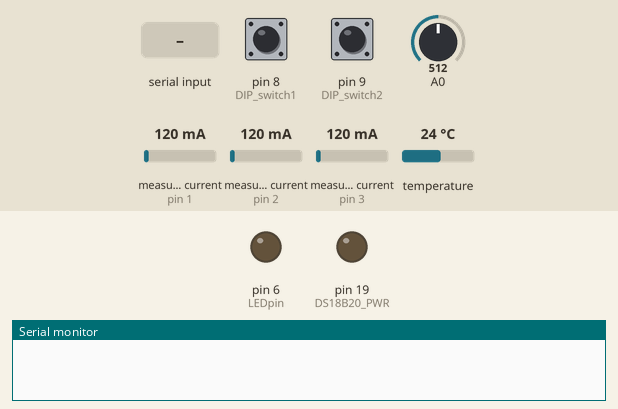
Bench run of a sketch on a simulated Arduino Uno, built with avr-gcc and run on an emulated ATmega328P. Shown: output pins drawn as LEDs (lit = HIGH), the last lines printed to the serial monitor. The inputs (shaded band) are chosen by the test bench; at power-on: pin 8 (DIP_switch1) HIGH, pin 9 (DIP_switch2) HIGH, A0 = 512, measured current (sensors on pin 1, pin 2, pin 3) 120 mA, temperature 24 °C.

Above: at 2.0 s.
2.1 s: "$GP\n" received over Serial
At 2.6 s:
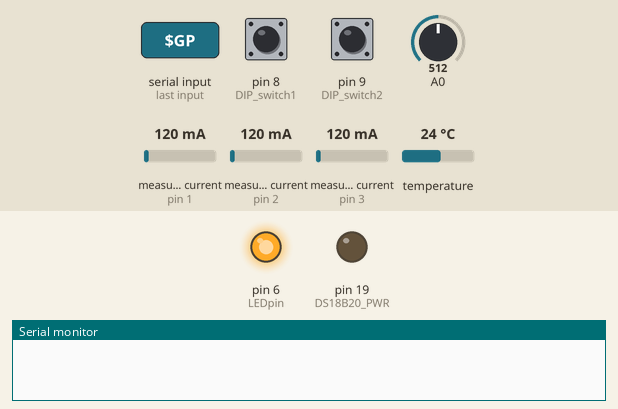
12.4 s: "$GV\n" received over Serial
At 14.5 s:
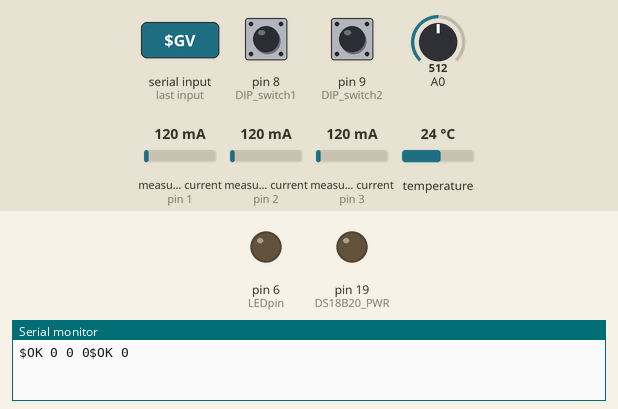
14.8 s: "$GT\n" received over Serial
At 20.75 s:
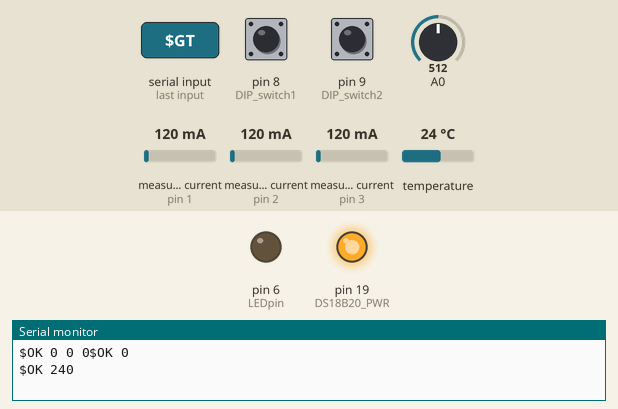
Timing chart, 0 to 22.5 s (numbered marks = the images above; inputs shaded):
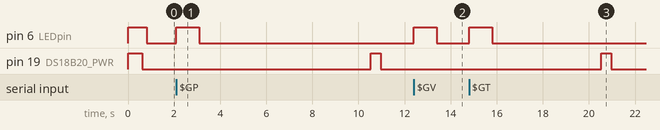

The sketch:

OpenNRG_MPU.ino
```cpp
#define emonTxV3
#define ONE_WIRE_BUS 5
#define ASYNC_DELAY 375

#include "EmonLib.h"
#include <OneWire.h>                                                  //http://www.pjrc.com/teensy/td_libs_OneWire.html
#include <DallasTemperature.h>

EnergyMonitor ct1, ct2, ct3;

unsigned long lastpost = 0;
unsigned long pulsetime = 0;

const byte LEDpin = 6;
const byte DS18B20_PWR = 19;
const byte DIP_switch1 = 8; // Voltage selection 230 / 120 V AC (default switch off 230V)  -
const byte DIP_switch2 = 9; // node ID 9/10 (default 10)
const byte pulse_countINT = 1; // INT 1 / Dig 3 Terminal Block / RJ45 Pulse c
const byte pulse_count_pin = 3;
const byte min_pulsewidth = 110;
const byte MaxOnewire = 6;
const byte Vrms = 230;
byte CT_count = 0;
byte nodeID = 10;
volatile byte pulseCount = 0;

const int no_of_samples = 1480;
const int no_of_half_wavelengths = 20;
const int timeout = 2000;                               //emonLib timeout
const int ACAC_DETECTION_LEVEL = 3000;
const int TEMPERATURE_PRECISION = 11;


float phase_shift = 1.7;
float Ical = 90.9;
float Vcal = 268.97;             // (230V x 13) / (9V x 1.2) = 276.9 Calibration for UK AC-AC adapter 77DB-06-09
float Vcal_USA = 130.0;

boolean CT1, CT2, CT3, ACAC, DS18B20_STATUS;

typedef struct {
int power1, power2, power3, power4, Vrms, temp[MaxOnewire];
int pulseCount;
}
PayloadTX;     // create structure - a neat way of packaging data for RF comms
PayloadTX emontx;

//Setup DS128B20
OneWire oneWire(ONE_WIRE_BUS);
DallasTemperature sensors(&oneWire);
byte allAddress [MaxOnewire][8];  // 8 bytes per address
byte numSensors;


void setup() {
  pinMode(LEDpin, OUTPUT);
  pinMode(DS18B20_PWR, OUTPUT);
  pinMode(pulse_count_pin, INPUT);
  pinMode(DIP_switch1, INPUT_PULLUP);
  pinMode(DIP_switch2, INPUT_PULLUP);
  attachInterrupt(pulse_countINT, onPulse, FALLING);
  emontx.pulseCount=0;

  digitalWrite(LEDpin,HIGH);
  digitalWrite(DS18B20_PWR, HIGH);
  delay(100);

  Serial.begin(115200);


  if (digitalRead(DIP_switch1)==LOW) nodeID--;                            //IF DIP switch 1 is switched on then subtract 1 from nodeID
  if (digitalRead(DIP_switch2)==LOW) Vcal = Vcal_USA;                       //IF DIP switch 2 is switched on then activate USA mode

 sensors.begin();
 sensors.setWaitForConversion(false);             //disable automatic temperature conversion to reduce time spent awake, conversion will be implemented manually in sleeping http://harizanov.com/2013/07/optimizing-ds18b20-code-for-low-power-applications/
 numSensors=(sensors.getDeviceCount());
  if (numSensors > MaxOnewire) numSensors=MaxOnewire;   //Limit number of sensors to max number of sensors
    byte j=0;                                        // search for one wire devices and
  while ((j < numSensors) && (oneWire.search(allAddress[j])))
    j++;
 delay(500);
 digitalWrite(DS18B20_PWR, LOW);

 if (numSensors==0) DS18B20_STATUS=0;
    else DS18B20_STATUS=1;

//delay(10000);            //wait for settle


  // Calculate if there is an ACAC adapter on analog input 0

  double vrms = calc_rms(0,1780) * 0.87;
  if (vrms>90) ACAC = 1; else ACAC=0;


  // CT Current calibration
  // (2000 turns / 22 Ohm burden resistor = 90.909)
  ct1.current(1, Ical);
  ct2.current(2, Ical);
  ct3.current(3, Ical);
 if (ACAC)
   {
   // Calibration, phase_shift
    ct1.voltage(0, Vcal, phase_shift);
    ct2.voltage(0, Vcal, phase_shift);
    ct3.voltage(0, Vcal, phase_shift);
   }


  lastpost = 0;
  digitalWrite(LEDpin,LOW);

}

void loop() {
  while(Serial.available()) {
    digitalWrite(LEDpin,HIGH);
    String apiString = Serial.readStringUntil('\r');
      if (apiString.startsWith("$GP")) {
        Serial.print("$OK ");
        if (ACAC) {
          Serial.print(ct1.realPower); Serial.print(' ');
          Serial.print(ct2.realPower); Serial.print(' ');
          Serial.print(ct3.realPower);
        }
        else {
          Serial.print(emontx.power1); Serial.print(' ');
          Serial.print(emontx.power2); Serial.print(' ');
          Serial.print(emontx.power3);
        }
      }
      if (apiString.startsWith("$GV")) {
        Serial.print("$OK ");
        Serial.println(emontx.Vrms);
      }
      if (apiString.startsWith("$GT")) {
        Serial.print("$OK ");
        if (DS18B20_STATUS==1){
          for(byte j=0;j<numSensors;j++){
            Serial.print(emontx.temp[j]);
            Serial.print(" ");
        }
      }
    }
    else {
      Serial.flush();
    }
   digitalWrite(LEDpin,LOW);
  }

  if ((millis()-lastpost)>=10000) {
    lastpost = millis();

    if (ACAC) {
      delay(200);                         //if powering from AC-AC allow time for power supply to settle
      emontx.Vrms=0;                      //Set Vrms to zero, this will be overwirtten by CT 1-4

      ct1.calcVI(no_of_half_wavelengths,timeout);
      emontx.power1=ct1.realPower;
      emontx.Vrms=ct1.Vrms*100;

      ct2.calcVI(no_of_half_wavelengths,timeout);
      emontx.power2=ct2.realPower;
      emontx.Vrms=ct2.Vrms*100;

      ct3.calcVI(no_of_half_wavelengths,timeout);
      emontx.power3=ct3.realPower;
      emontx.Vrms=ct3.Vrms*100;

    }
    else {
      emontx.power1 = ct1.calcIrms(no_of_samples)*Vrms;                               // Calculate Apparent Power 1  1480 is  number of sample
      emontx.power2 = ct2.calcIrms(no_of_samples)*Vrms;                               // Calculate Apparent Power 1  1480 is  number of samples
      emontx.power3 = ct3.calcIrms(no_of_samples)*Vrms;                               // Calculate Apparent Power 1  1480 is  number of samples
    }

    if (DS18B20_STATUS==1) {
      digitalWrite(DS18B20_PWR, HIGH);
      delay(50);
      for(int j=0;j<numSensors;j++) sensors.setResolution(allAddress[j], TEMPERATURE_PRECISION);      // and set the a to d conversion resolution of each.
      sensors.requestTemperatures();
      delay(ASYNC_DELAY); //Must wait for conversion, since we use ASYNC mode
      for(byte j=0;j<numSensors;j++) emontx.temp[j]=get_temperature(j);
      digitalWrite(DS18B20_PWR, LOW);
    }
  }
}

void onPulse() {
  if ( (millis() - pulsetime) > min_pulsewidth) {
    pulseCount++;					//calculate wh elapsed from time between pulses
    pulsetime=millis();
  }
}

int get_temperature(byte sensor) {
  float temp=(sensors.getTempC(allAddress[sensor]));
  if ((temp<125.0) && (temp>-55.0)) return(temp*10);            //if reading is within range for the sensor convert float to int ready to send via RF
}

double calc_rms(int pin, int samples)
{
  unsigned long sum = 0;
  for (int i=0; i<samples; i++) // 178 samples takes about 20ms
  {
    int raw = (analogRead(0)-512);
    sum += (unsigned long)raw * raw;
  }
  double rms = sqrt((double)sum / samples);
  return rms;
}
```

Measured:
- after the input at 2.1 s, pin 6 (LEDpin): LOW → HIGH at once, → LOW 1.0 s later
- after the input at 12.4 s, pin 6 (LEDpin): LOW → HIGH at once, → LOW 1.0 s later
- after the input at 14.8 s, pin 6 (LEDpin): LOW → HIGH at once, → LOW 1.0 s later
